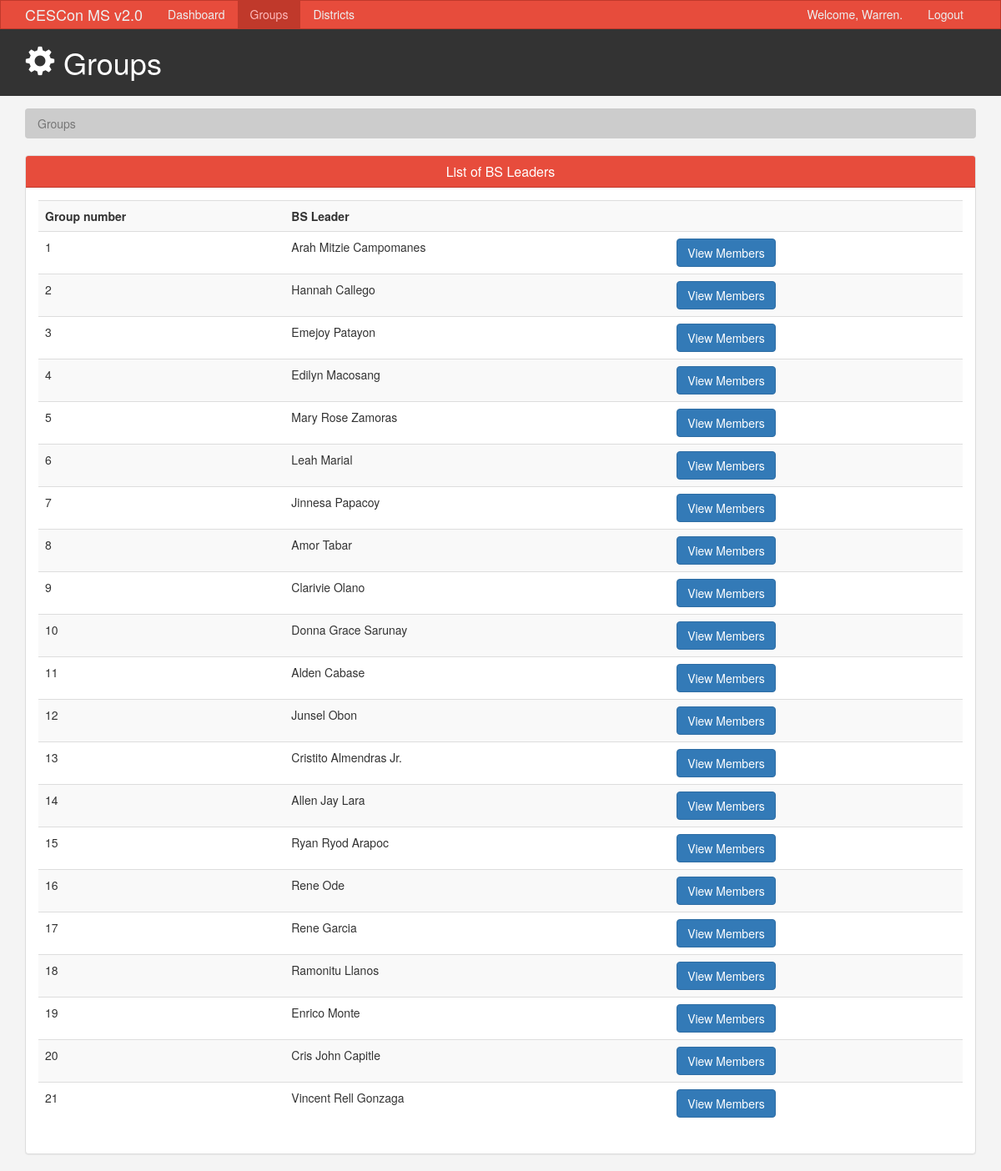
Screenshot of /management/groups.php (signed in) with the database file from the repository.
### tables this page shows
CREATE TABLE `groups` (
  `groupnumber` int(11) NOT NULL,
  `leader_name` varchar(191) NOT NULL,
  `leader_photo` varchar(191) DEFAULT NULL
);

### management/groups.php (the view, shortened to what this page needs)
<?php
require_once('includes/config/db.php');
$userData = '';
if (!isset($_SESSION['user_session'])) {
  header('location: login.php');
}
else {
  $userData = $_SESSION['user_session'];
}
$query = "SELECT * FROM groups WHERE groupnumber != 0";
$result = $conn->query($query);
?>
<!DOCTYPE html>
<html lang="en">
<head>
  <link href="css/bootstrap.min.css" rel="stylesheet">
  <link href="css/style.css" rel="stylesheet">
</head>
<body>
  <nav class="navbar navbar-default">
    <div class="container">
      <div class="navbar-header">
        <a class="navbar-brand" href="#">CESCon MS v2.0</a>
      </div>
      <div id="navbar" class="collapse navbar-collapse">
        <ul class="nav navbar-nav">
          <li><a href="index.php">Dashboard</a></li>
          <li class="active"><a href="groups.php">Groups</a></li>
          <li><a href="districts.php">Districts</a></li>
        </ul>
        <ul class="nav navbar-nav navbar-right">
          <li><a href="#">Welcome, <?php echo $userData[0]['firstname']; ?>.</a></li>
          <li><a href="includes/action/logout.php">Logout</a></li>
        </ul>
      </div>
    </div>
  </nav>
  <header id="header">
    <div class="container">
      <div class="row">
        <div class="col-md-10">
          <h1><span class="glyphicon glyphicon-cog" aria-hidden="true"></span> Groups</h1>
        </div>
      </div>
    </div>
  </header>
  <section id="breadcrumb">
    <div class="container">
      <ol class="breadcrumb">
        <li class="active">Groups</li>
      </ol>
    </div>
  </section>
  <section id="main">
    <div class="container">
      <div class="row">
        <div class="col-md-12">
          <div class="panel panel-default">
            <div class="panel-heading main-color-bg">
              <h3 class="panel-title" style="text-align: center">List of BS Leaders</h3>
            </div>
            <div class="panel-body">
              <table id="myTable" class="table table-striped table-hover">
                <tbody>
                  <tr>
                      <th>Group number</th>
                      <th>BS Leader</th>
                      <th></th>
                  </tr>
                  <?php
                  if ($result->num_rows > 0) {
                      while ($row = $result->fetch_assoc()) {
                          echo     '<tr>
                                        <td>'.$row['groupnumber'].'</td>
                                        <td>'.$row['leader_name'].'</td>
                                        <td><a class=\'btn btn-primary\' href=\'groups.php?grp_no='.$row['groupnumber'].'\'>View Members</a></td>
                                    </tr>';
                      }
                  }
                  ?>
                </tbody>
              </table>
            </div>
          </div>
        </div>
      </div>
    </div>
  </section>
</body>
</html>

### management/css/style.css (style rules this page uses)
body { background:#f4f4f4; }
.navbar { min-height: 33px !important; margin-bottom:0; border-radius:0; }
.navbar-nav > li > a, .navbar-brand { padding-top:6px !important; padding-bottom:0 !important; height: 33px; }
.navbar-default { background-color: #e74c3c; border-color: #c0392b; }
.navbar-default .navbar-brand { color: #ecf0f1; }
.navbar-default .navbar-nav > li > a { color: #ecf0f1; }
.navbar-default .navbar-nav > .active > a, .navbar-default .navbar-nav > .active > a:hover, .navbar-default .navbar-nav > .active > a:focus { color: #ffbbbc; background-color: #c0392b; }
.navbar-default .navbar-collapse, .navbar-default .navbar-form { border-color: #ecf0f1; }
.main-color-bg { background-color: #e74c3c !important; border-color: #c0392b !important; color:#ffffff !important; }
#header { background:#333333; color:#ffffff; padding-bottom: 10px; margin-bottom: 15px; }
.breadcrumb { background:#cccccc; color:#333333; }

### rows the page displays
groups: groupnumber "1", leader_name "Arah Mitzie Campomanes"
groups: groupnumber "2", leader_name "Hannah Callego"
groups: groupnumber "3", leader_name "Emejoy Patayon"
groups: groupnumber "4", leader_name "Edilyn Macosang"
groups: groupnumber "5", leader_name "Mary Rose Zamoras"
groups: groupnumber "6", leader_name "Leah Marial"
groups: groupnumber "7", leader_name "Jinnesa Papacoy"
groups: groupnumber "8", leader_name "Amor Tabar"
groups: groupnumber "9", leader_name "Clarivie Olano"
groups: groupnumber "10", leader_name "Donna Grace Sarunay"
groups: groupnumber "11", leader_name "Alden Cabase"
groups: groupnumber "12", leader_name "Junsel Obon"
groups: groupnumber "13", leader_name "Cristito Almendras Jr."
groups: groupnumber "14", leader_name "Allen Jay Lara"
groups: groupnumber "15", leader_name "Ryan Ryod Arapoc"
groups: groupnumber "16", leader_name "Rene Ode"
groups: groupnumber "17", leader_name "Rene Garcia"
groups: groupnumber "18", leader_name "Ramonitu Llanos"
groups: groupnumber "19", leader_name "Enrico Monte"
groups: groupnumber "20", leader_name "Cris John Capitle"
groups: groupnumber "21", leader_name "Vincent Rell Gonzaga"

### other values shown
$userData[0]['firstname'] "Warren"
